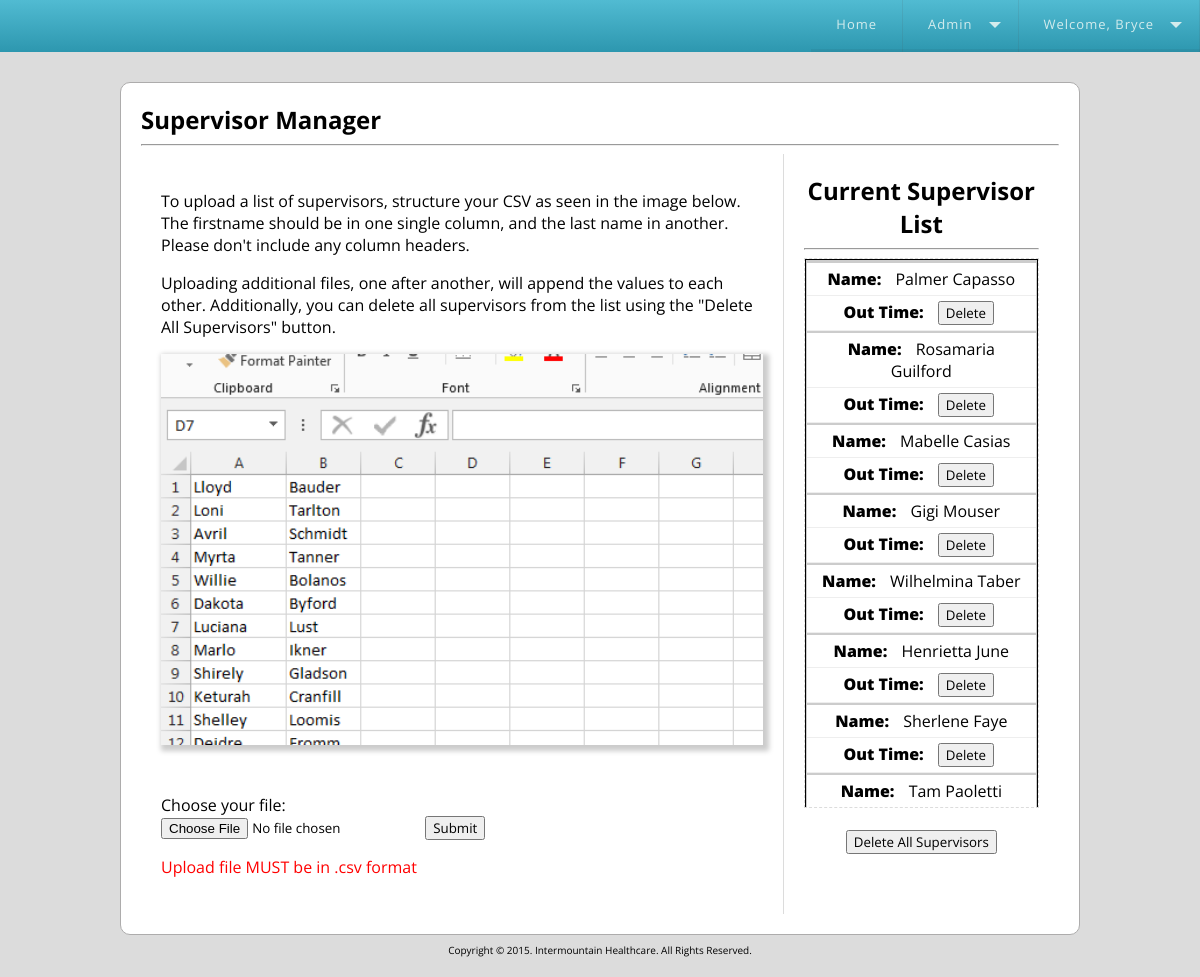
/manageSupervisors.php (signed in), run on the app's committed database.
### tables this page shows
CREATE TABLE IF NOT EXISTS `users` (
  `id` int(7) NOT NULL,
  `username` varchar(32) NOT NULL,
  `firstname` varchar(32) NOT NULL,
  `lastname` varchar(32) NOT NULL,
  `password` varchar(32) NOT NULL,
  `email` varchar(64) NOT NULL,
  `address` varchar(32) NOT NULL,
  `city` varchar(32) NOT NULL,
  `state` varchar(2) NOT NULL,
  `zip` int(5) NOT NULL,
  `country` varchar(32) NOT NULL,
  `currentSupervisor` varchar(64) NOT NULL,
  `payRate` varchar(6) NOT NULL,
  `company` varchar(32) NOT NULL,
  `department` varchar(32) NOT NULL,
  `phone` varchar(14) NOT NULL,
  `lastLogin` varchar(32) NOT NULL,
  `activated` int(1) NOT NULL,
  `canReactivate` int(1) NOT NULL DEFAULT '1',
  `isAdmin` int(1) NOT NULL DEFAULT '0'
);

CREATE TABLE IF NOT EXISTS `supervisors` (
  `id` int(5) NOT NULL,
  `firstname` varchar(32) NOT NULL,
  `lastname` varchar(32) NOT NULL
);

### manageSupervisors.php (the view, shortened to what this page needs)
<?php
require_once 'connect.php';
require_once 'functions.php';
include 'header.php';
?>
	<h2>Supervisor Manager</h2>
	<hr>
	<div class="time">
	<form action="manageSupervisors.php" method="POST" enctype="multipart/form-data">
		<p>To upload a list of supervisors, structure your CSV as seen in the image below. The firstname should be in one single column, and the last name in another. Please don't include any column headers.</p>
		<p>Uploading additional files, one after another, will append the values to each other. Additionally, you can delete all supervisors from the list using the "Delete All Supervisors" button.</p>
		<img src="images/importStructure.png"/><br><br><br>
		Choose your file: <br />
		<input type="file" name="csv" id="csv" />
		<input type="submit" name="Submit" value="Submit" />
		<p style="color:red;">Upload file MUST be in .csv format</p>
	</form>
	</div>
	<div class="notification">
	<h2>Current Supervisor List</h2>
	<hr>
	<div class="supervisorList">
	<?php
	$query = "SELECT id,firstname,lastname FROM supervisors";
	if ($result = mysqli_query($connect,$query)) {
		echo "<table>";
		echo "<tr><th>Supervisor</th><th>Action</th>";
		while ($row = mysqli_fetch_array($result,MYSQLI_ASSOC)) {
			echo "<tr>";
			echo "<td>".ucfirst($row['firstname']) . " " . ucfirst($row['lastname']) . "</td>";
			echo "<td><form action='deleteSupervisor.php' method='POST'><input type='hidden' name='delete_id' value='".$row['id']."' /><input type='submit' value='Delete' onclick=\"return confirm('Are you sure you want to delete this user? This action cannot be undone.');\" ></form></td>";
			echo "</tr>";
		}
		echo "</table></div>";
		echo "<br><form action='deleteAllSupervisors.php'><input type='submit' value='Delete All Supervisors' onclick=\"return confirm('Are you sure you want to delete all supervisors? This will delete all supervisors from the database. This action cannot be undone.');\" /></form>";
	} else {
		echo "Error retrieving information from database.</div>";
	}
	?>
	</div>
<?php
	include 'footer.php';
?>

### header.php (shortened to what this page needs)
<?php
require_once 'connect.php';
require_once 'functions.php';
?>
<!DOCTYPE html>
<html>
<head>
	<link href="styles/styles.css" rel="stylesheet" type="text/css" />
</head>
<body>
	<div id='cssmenu'>
		<ul>
		   <li><a href='index.php'><span>Home</span></a></li>
		   <?php if (isLoggedIn()) {
						if (isAdministrator()) {
							echo "<li class='has-sub'><a href='#'>Admin</a>
								<ul>
									<li><a href='adminUsers.php'>User Admin</a></li>
									<li><a href='manageSupervisors.php'>Supervisor Manager</a></li>
									<li><a href='siteMessage.php'>Site-wide Message</a></li>
									<li><a href='siteConfiguration.php'>Site Configuration</a></li>
									<li><a href='timeAdmin.php'>User Time Admin</a></li>
								</ul>
							</li>";
						}
						echo "<li class='has-sub'><a href='profile.php'>Welcome, ";getFirstName($_SESSION['user_id'])."</a>";
			} ?>
		</ul>
	</div>
	<div class="container">

### functions.php (shortened to what this page needs)
<?php
function isLoggedIn() {
	if (isset($_SESSION['user_id'])) {
		return true;
	}
}
function getFirstName($id) {
	global $connect;
	$query = "SELECT firstname FROM users WHERE id='".$id."'";
	$result = mysqli_query($connect, $query);
	$row = mysqli_fetch_array($result, MYSQLI_ASSOC);
	echo $row['firstname'];
}
function isAdministrator() {
	global $connect;
	$query = "SELECT isAdmin FROM users WHERE id='".$_SESSION['user_id']."'";
		if ($result = mysqli_query($connect, $query)) {
		$row = mysqli_fetch_array($result, MYSQLI_ASSOC);
		if ($row['isAdmin'] == 1) {
			return true;
		} else {
			return false;
		}
	}
}
?>

### footer.php
	</div>
	<footer>
		Copyright &copy; <?php echo date('Y').". "; $p = json_decode(file_get_contents('companyName.json')); echo $p; ?>. All Rights Reserved.
	</footer>
</body>
</html>

### styles/styles.css (style rules this page uses)
* { box-sizing: border-box; font-family: 'Open Sans', sans-serif; }
body { background-color: gainsboro; margin: 0; padding: 0; }
a { text-decoration: none; }
h1,h2,h3 { padding: 0; margin: 0; }
img { width: 100%; }
.time img { box-shadow: 3px 3px 5px 3px #ccc; width: 100%; }
.container { width: 960px; margin: 0 auto; margin-bottom: 8px; padding: 20px; background-color: white; box-sizing: border-box; border-radius: 10px; border: 1px solid #ADACAC; }
.time form { display: inline; }
table form { display: inline; }
table input:nth-child(2) { margin-right: 5px; }
table { margin-top: 30px; width: 100%; text-align: center; }
table { border-collapse: collapse; }
table, th, td { border: 1px solid black; }
td, th { padding: 5px 10px; }
.time { float: left; width: 70%; padding: 20px; border-right: 1px solid gainsboro; }
.notification { float: left; width: 30%; padding: 20px; text-align: center; }
.supervisorList { max-height: 550px; overflow-y: scroll; border: 1px dashed gainsboro; }
.supervisorList table { margin: 0; }
footer { text-align: center; font-size: 10px; margin-bottom: 20px; width: 100%; padding: 0 10px; }
@media only screen and (max-width: 760px), (min-device-width: 768px) and (max-device-width: 1024px) { table, thead, tbody, th, td, tr { display: block; } }
@media only screen and (max-width: 760px), (min-device-width: 768px) and (max-device-width: 1024px) { tr { border: 1px solid #ccc; } }
@media only screen and (max-width: 760px), (min-device-width: 768px) and (max-device-width: 1024px) { td { border: none; border-bottom: 1px solid #eee; position: relative; } }
@media only screen and (max-width: 760px), (min-device-width: 768px) and (max-device-width: 1024px) { td:before { Now like a table header position: absolute; top: 6px; left: 6px; width: 45%; padding-right: 10px; white-space: nowrap; } }
@media only screen and (max-width: 760px), (min-device-width: 768px) and (max-device-width: 1024px) { td:nth-of-type(1):before { content: "Name: "; font-weight: 800; } }
@media only screen and (max-width: 760px), (min-device-width: 768px) and (max-device-width: 1024px) { td:nth-of-type(2):before { content: "Supervisor: "; font-weight: 800; } }
@media only screen and (max-width: 760px), (min-device-width: 768px) and (max-device-width: 1024px) { td:nth-of-type(2):before { content: "Out Time: "; font-weight: 800; } }
#cssmenu, #cssmenu ul, #cssmenu ul li, #cssmenu ul li a, #cssmenu #menu-button { margin: 0; padding: 0; border: 0; list-style: none; line-height: 1; display: block; position: relative; -webkit-box-sizing: border-box; -moz-box-sizing: border-box; box-sizing: border-box; }
#cssmenu:after, #cssmenu > ul:after { content: "."; display: block; clear: both; visibility: hidden; line-height: 0; height: 0; }
#cssmenu { width: auto; font-family: 'Open Sans', Helvetica, sans-serif; background: #39b1cc; background: -moz-linear-gradient(top, #51bbd2 0%, #2d97af 100%); background: -webkit-gradient(linear, left top, left bottom, color-stop(0%, #51bbd2), color-stop(100%, #2d97af)); background: -webkit-linear-gradient(top, #51bbd2 0%, #2d97af 100%); background: -o-linear-gradient(top, #51bbd2 0%, #2d97af 100%); background: -ms-linear-gradient(top, #51bbd2 0%, #2d97af 100%); background: linear-gradient(to bottom, #51bbd2 0%, #2d97af 100%); margin-bottom: 30px; }
#cssmenu > ul { box-shadow: inset 0 -3px 0 rgba(0, 0, 0, 0.05); float: right; }
#cssmenu > ul > li { float: left; display: inline-block; }
#cssmenu > ul > li > a { padding: 18px 25px 21px 25px; border-right: 1px solid rgba(80, 80, 80, 0.12); text-decoration: none; font-size: 13px; color: #d3eced; letter-spacing: 1px; }
#cssmenu > ul > li.has-sub > a { padding-right: 45px; }
#cssmenu > ul > li.has-sub > a::after { content: ""; position: absolute; width: 0; height: 0; border: 6px solid transparent; border-top-color: #d3eced; right: 17px; top: 22px; }
#cssmenu ul ul li a { text-decoration: none; font-weight: 400; padding: 11px 25px; width: 180px; color: #777777; background: #ffffff; box-shadow: 0 2px 2px rgba(0, 0, 0, 0.1), 1px 1px 1px rgba(0, 0, 0, 0.1), -1px 1px 1px rgba(0, 0, 0, 0.1); }

### data on the page
users: firstname "Bryce"
supervisors: firstname "Palmer", lastname "Capasso"
supervisors: firstname "Rosamaria", lastname "Guilford"
supervisors: firstname "Mabelle", lastname "Casias"
supervisors: firstname "Gigi", lastname "Mouser"
supervisors: firstname "Wilhelmina", lastname "Taber"
supervisors: firstname "Henrietta", lastname "June"
supervisors: firstname "Sherlene", lastname "Faye"
supervisors: firstname "Tam", lastname "Paoletti"

### other printed values
$p "Intermountain Healthcare"
